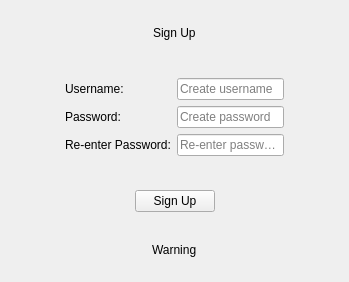
<?xml version="1.0" encoding="UTF-8"?>
<ui version="4.0">
 <class>SignUpWidget</class>
 <widget class="QWidget" name="SignUpWidget">
  <property name="geometry">
   <rect>
    <x>0</x>
    <y>0</y>
    <width>349</width>
    <height>282</height>
   </rect>
  </property>
  <property name="windowTitle">
   <string>Form</string>
  </property>
  <layout class="QVBoxLayout" name="verticalLayout">
   <item>
    <widget class="QWidget" name="wSignup" native="true">
     <layout class="QHBoxLayout" name="horizontalLayout">
      <item>
       <spacer name="horizontalSpacer">
        <property name="orientation">
         <enum>Qt::Horizontal</enum>
        </property>
        <property name="sizeHint" stdset="0">
         <size>
          <width>130</width>
          <height>20</height>
         </size>
        </property>
       </spacer>
      </item>
      <item>
       <widget class="QLabel" name="lblSignUp">
        <property name="text">
         <string>Sign Up</string>
        </property>
       </widget>
      </item>
      <item>
       <spacer name="horizontalSpacer_2">
        <property name="orientation">
         <enum>Qt::Horizontal</enum>
        </property>
        <property name="sizeHint" stdset="0">
         <size>
          <width>129</width>
          <height>20</height>
         </size>
        </property>
       </spacer>
      </item>
     </layout>
    </widget>
   </item>
   <item>
    <widget class="QWidget" name="wInputs" native="true">
     <layout class="QHBoxLayout" name="horizontalLayout_3">
      <item>
       <spacer name="horizontalSpacer_5">
        <property name="orientation">
         <enum>Qt::Horizontal</enum>
        </property>
        <property name="sizeHint" stdset="0">
         <size>
          <width>36</width>
          <height>20</height>
         </size>
        </property>
       </spacer>
      </item>
      <item>
       <widget class="QWidget" name="widget_3" native="true">
        <layout class="QGridLayout" name="gridLayout">
         <item row="1" column="1">
          <widget class="QLineEdit" name="lePassword">
           <property name="text">
            <string/>
           </property>
           <property name="placeholderText">
            <string>Create password</string>
           </property>
          </widget>
         </item>
         <item row="0" column="1">
          <widget class="QLineEdit" name="leUsername">
           <property name="text">
            <string/>
           </property>
           <property name="placeholderText">
            <string>Create username</string>
           </property>
          </widget>
         </item>
         <item row="2" column="0">
          <widget class="QLabel" name="lblReenter">
           <property name="text">
            <string>Re-enter Password:</string>
           </property>
          </widget>
         </item>
         <item row="1" column="0">
          <widget class="QLabel" name="lblPassword">
           <property name="text">
            <string>Password:</string>
           </property>
          </widget>
         </item>
         <item row="2" column="1">
          <widget class="QLineEdit" name="leReenter">
           <property name="text">
            <string/>
           </property>
           <property name="placeholderText">
            <string>Re-enter password</string>
           </property>
          </widget>
         </item>
         <item row="0" column="0">
          <widget class="QLabel" name="lblUsername">
           <property name="text">
            <string>Username:</string>
           </property>
          </widget>
         </item>
        </layout>
       </widget>
      </item>
      <item>
       <spacer name="horizontalSpacer_6">
        <property name="orientation">
         <enum>Qt::Horizontal</enum>
        </property>
        <property name="sizeHint" stdset="0">
         <size>
          <width>36</width>
          <height>20</height>
         </size>
        </property>
       </spacer>
      </item>
     </layout>
    </widget>
   </item>
   <item>
    <widget class="QWidget" name="wButton" native="true">
     <layout class="QHBoxLayout" name="horizontalLayout_4">
      <item>
       <spacer name="horizontalSpacer_7">
        <property name="orientation">
         <enum>Qt::Horizontal</enum>
        </property>
        <property name="sizeHint" stdset="0">
         <size>
          <width>40</width>
          <height>20</height>
         </size>
        </property>
       </spacer>
      </item>
      <item>
       <widget class="QPushButton" name="btnSignUp">
        <property name="text">
         <string>Sign Up</string>
        </property>
       </widget>
      </item>
      <item>
       <spacer name="horizontalSpacer_8">
        <property name="orientation">
         <enum>Qt::Horizontal</enum>
        </property>
        <property name="sizeHint" stdset="0">
         <size>
          <width>107</width>
          <height>20</height>
         </size>
        </property>
       </spacer>
      </item>
     </layout>
    </widget>
   </item>
   <item>
    <widget class="QWidget" name="wWarning" native="true">
     <layout class="QHBoxLayout" name="horizontalLayout_2">
      <item>
       <spacer name="horizontalSpacer_3">
        <property name="orientation">
         <enum>Qt::Horizontal</enum>
        </property>
        <property name="sizeHint" stdset="0">
         <size>
          <width>128</width>
          <height>20</height>
         </size>
        </property>
       </spacer>
      </item>
      <item>
       <widget class="QLabel" name="lblWarning">
        <property name="text">
         <string>Warning</string>
        </property>
        <property name="textFormat">
         <enum>Qt::AutoText</enum>
        </property>
       </widget>
      </item>
      <item>
       <spacer name="horizontalSpacer_4">
        <property name="orientation">
         <enum>Qt::Horizontal</enum>
        </property>
        <property name="sizeHint" stdset="0">
         <size>
          <width>127</width>
          <height>20</height>
         </size>
        </property>
       </spacer>
      </item>
     </layout>
    </widget>
   </item>
  </layout>
 </widget>
 <resources/>
 <connections/>
</ui>
